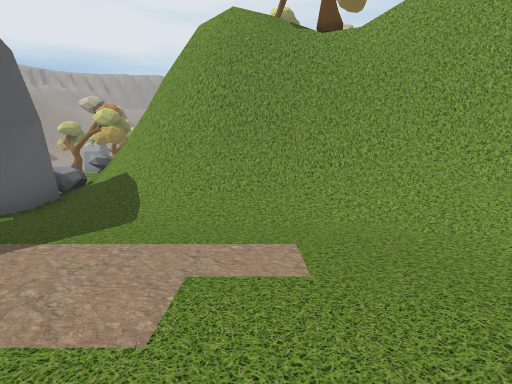
View 1 (above)

18 first-person views from a walk through a 3-D level made in the Unity game engine. The camera is 1.4 m above the floor, tilts 6° down and sees 75° across. The floor is counted in squares, 1.8 m on a side. Each view is taken from the middle of a square. On the plan, view 1 faces up. The plan holds only what a view shows up to about 11 squares ahead; the rest is blank. The place goes on beyond the plan. The player character is not drawn.

View 2
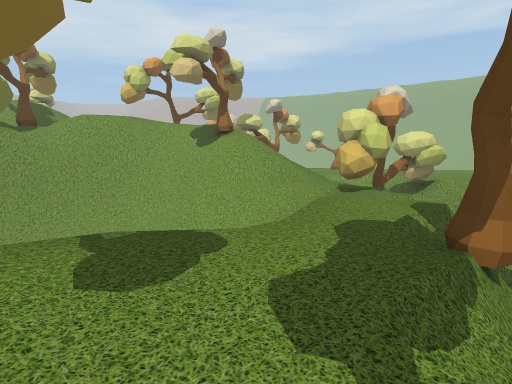

View 3
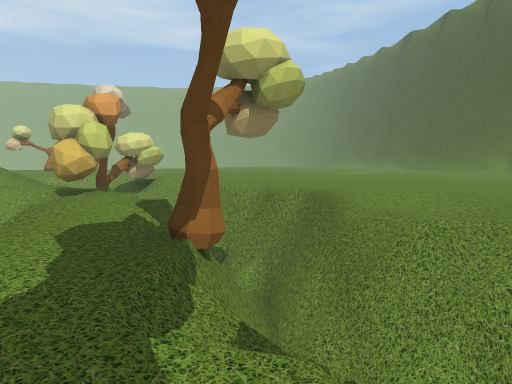

View 4
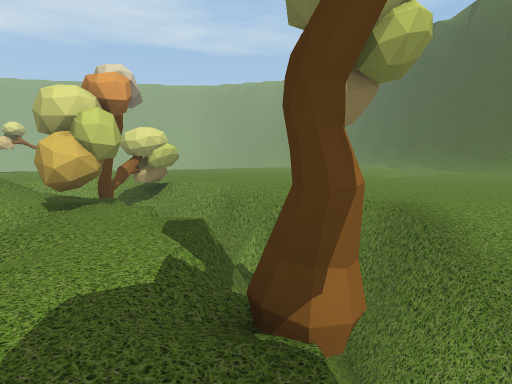

View 5
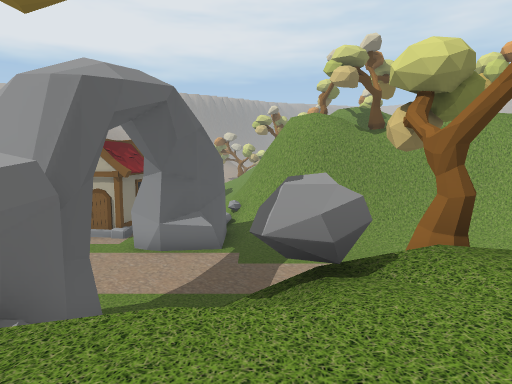

View 6
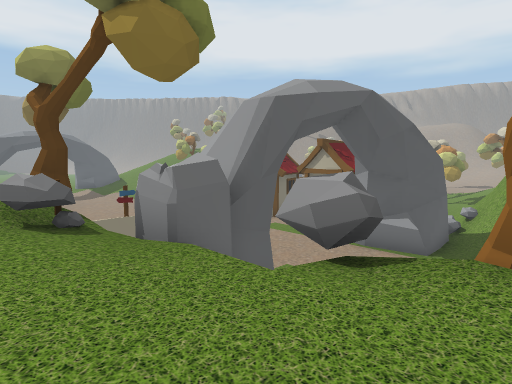

View 7
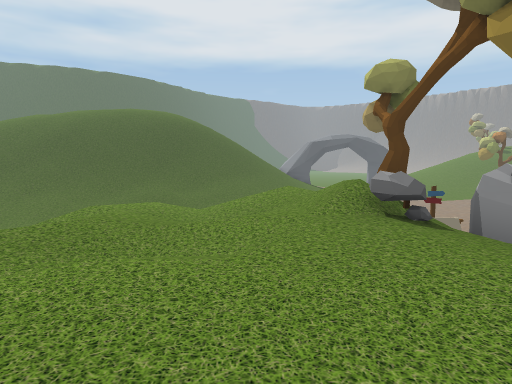

View 8
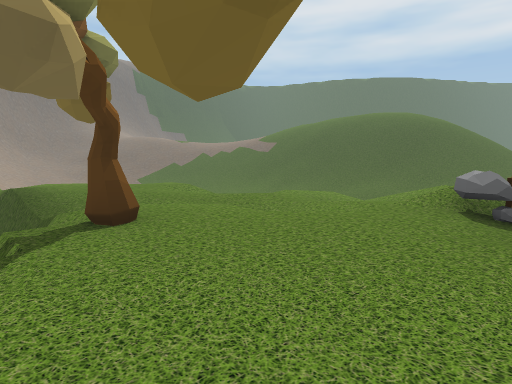

View 9
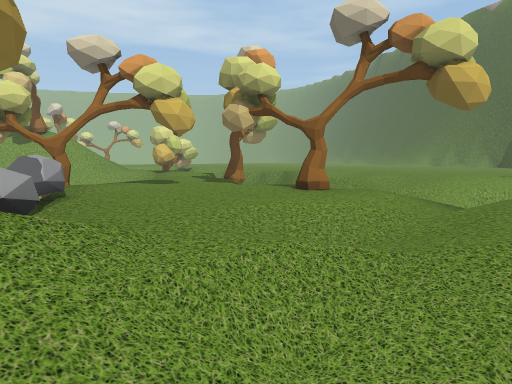

View 10
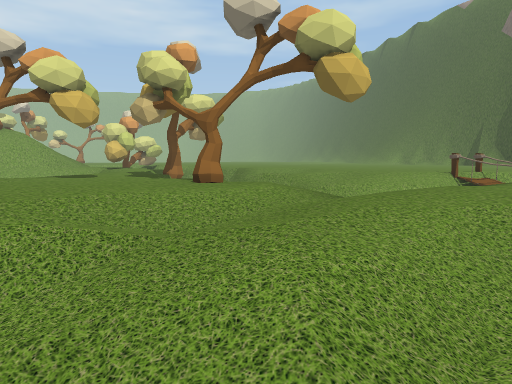

View 11
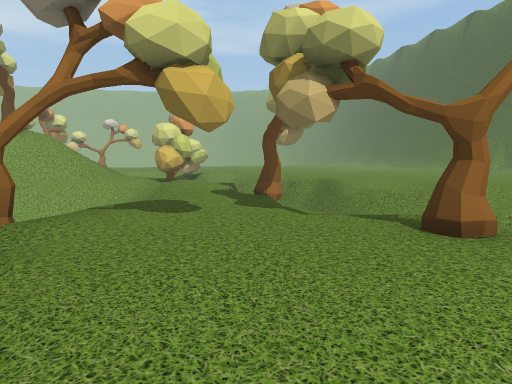

View 12
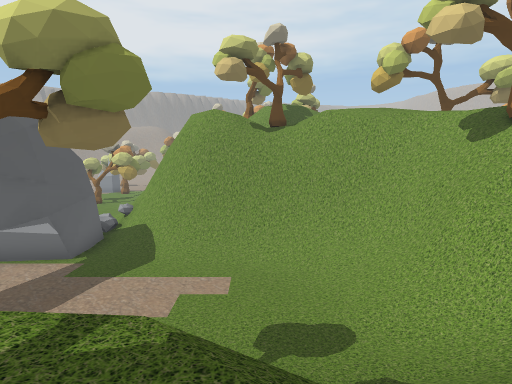

View 13
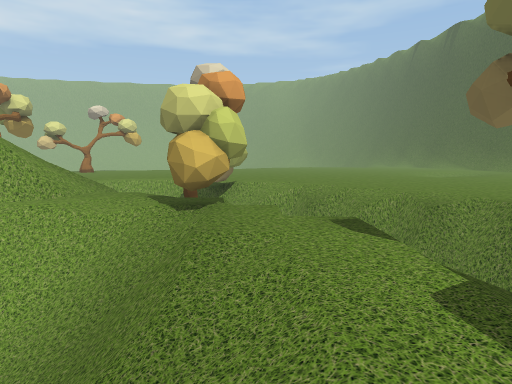

View 14
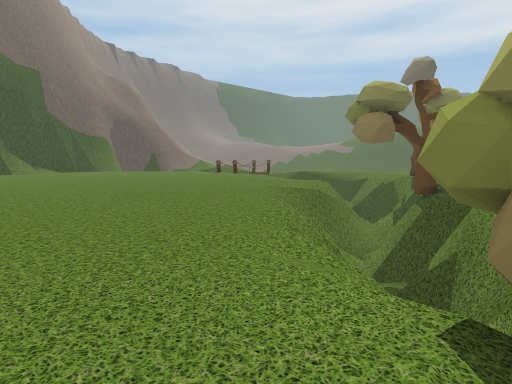

View 15
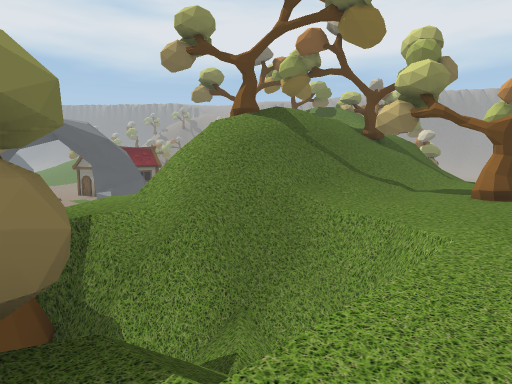

View 16
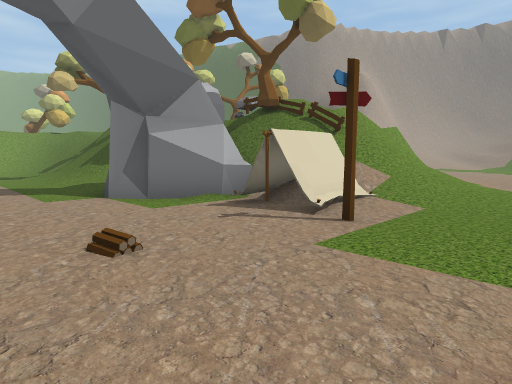

View 17
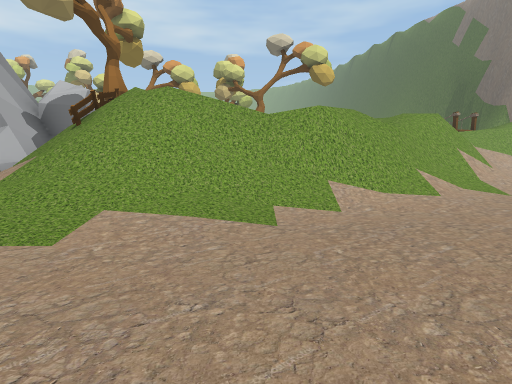

View 18
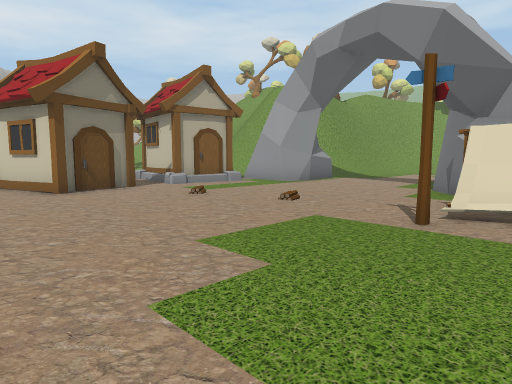

### Floor plan
Key: @ floor where view 1 was taken; # wall or solid block; . main floor; : floor 0.25 m higher than the main floor; - floor 0.25 m lower than the main floor; _ floor 0.5 m lower than the main floor; < floor 0.75 m lower than the main floor; ( floor 1.25 m lower than the main floor; ! floor 3.25 m lower than the main floor; + floor 3.5 m higher than the main floor; ? floor 3.5 m lower than the main floor; * floor 3.75 m higher than the main floor; % floor 4.25 m higher than the main floor; / step, stairs or slope; = window, fence, low wall or low ledge; v drop or lower ground; T tree; F fence; H house; O other object.
Columns run from 15 left of view 1 to 13 right of it. Each row starts with its distance up from view 1.
 10                         //
  9            # v/        ///
  8  HHH ?H   O###vv/   T /T//:
  7  ?H?HHHH   #=##vvvv/T%+///.
  6  ?HH????   #//=####vv/*///.
  5  ???????####??////=#vv////.T
  4  ????????????????//##vT///..
  3  ?????????????????!/#v///:..
  2 ??????????????????!/#=////=/.
  1 ???????????????????/=/=//// .
  0 ????????##?!///@!!!///../=/ .
 -1 ????OOO###/////   ////..TT//.
 -2 ?????OO###O O/T/= ///TTTTTT..
 -3    ?////##//O.:.///..T<vvv/..
 -4    ?//FFTO...........vvvvv...
 -5   ??/////O........T(vvvvv....
 -6  ???!/////./..../vTvvvvv.....
 -7 ?????/=/////.T.v vvvvvv.....
 -8  ????/#_/..-../  v///.......
 -9   ????=///..-/   v/_-.......
-10    ???/=/</../v /</.........
-11      ??/=//../v /-/.........
-12       ?//=....v v...........
-13        ?/== :.v v.. .. .....

Positions as (right, up) in squares from view 1, and headings:
1: (0, 0), facing up
2: (-1, -6), facing up-right
3: (-1, -6), facing right
4: (1, -5), facing right
5: (-3, -5), facing up
6: (-1, -5), facing up-left
7: (-1, -6), facing left
8: (0, -3), facing down-left
9: (-8, -6), facing right
10: (-8, -8), facing right
11: (-5, -5), facing right
12: (1, -4), facing up
13: (1, -3), facing right
14: (13, -2), facing down-left
15: (13, -2), facing up-left
16: (-13, 3), facing down-right
17: (-15, -7), facing right
18: (-15, -2), facing up-right
